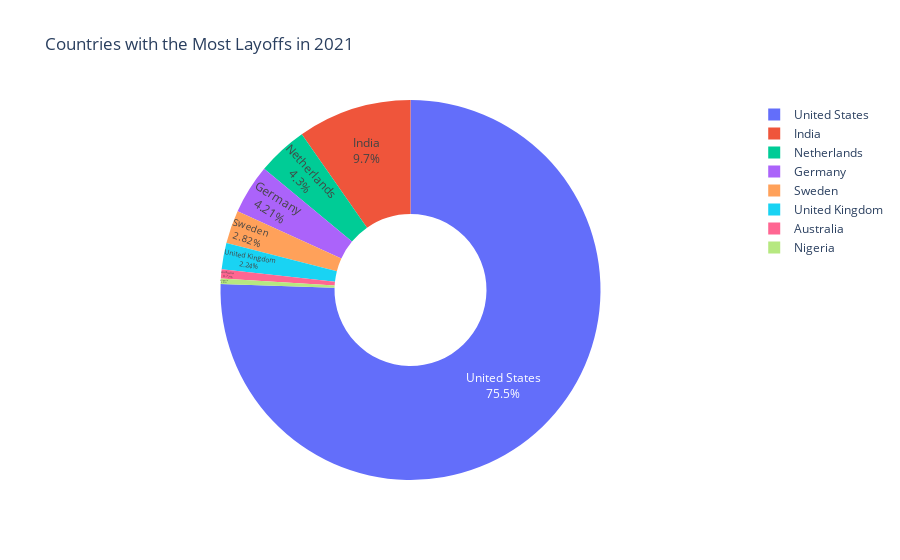

Notebook code for this chart:
### Code cell
mass_layoff_countries_list = ['India', 'Germany', 'Netherlands', 'Sweden', 'United Kingdom', 'United States', 'Nigeria', 'Australia']
mass_layoff_countries = laidOff_countByCountry.loc[laidOff_countByCountry['Country'].isin(mass_layoff_countries_list)]
fig = px.pie(mass_layoff_countries,
             names='Country',
             values='Laid_Off_Count',
             title='Countries with the Most Layoffs in 2021',
             labels={'Laid_Off_Count': 'Number of Layoffs'},
             hole=0.4)


fig.update_traces(textposition='inside', textinfo='percent+label')
fig.show()

### Figure 1 — Plotly figure (JSON) as saved in the notebook; plotly's stock layout.template omitted (floating-point values rounded to 4 significant figures)
{"data": [{"domain": {"x": [0, 1], "y": [0, 1]}, "hole": 0.4, "hovertemplate": "Country=%{label}<br>Number of Layoffs=%{value}<extra></extra>", "labels": ["Australia", "Germany", "India", "Netherlands", "Nigeria", "Sweden", "United Kingdom", "United States"], "legendgroup": "", "name": "", "showlegend": true, "textinfo": "percent+label", "textposition": "inside", "type": "pie", "values": [3081, 16845, 38816, 17220, 1882, 11279, 8968, 302226]}], "layout": {"autosize": true, "legend": {"tracegroupgap": 0}, "title": {"text": "Countries with the Most Layoffs in 2021"}}}
